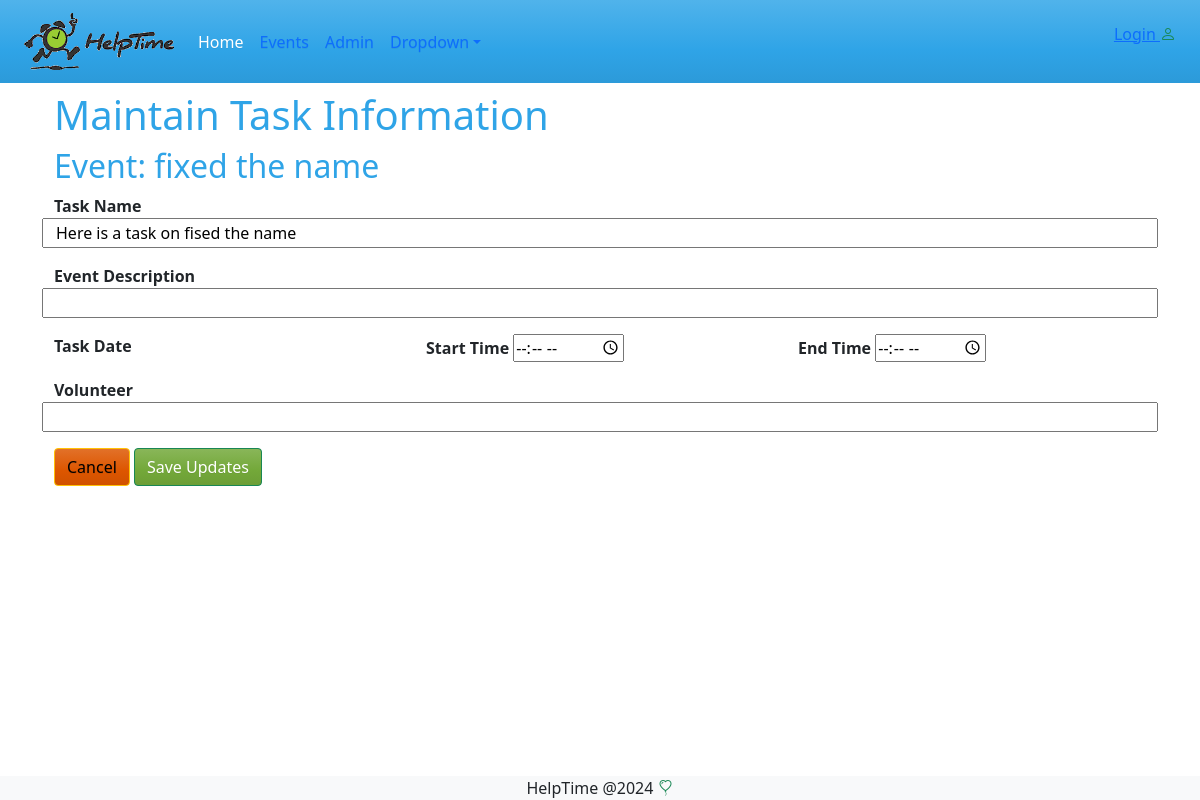
The page /events/taskupdate/12 on the database as committed earlier.
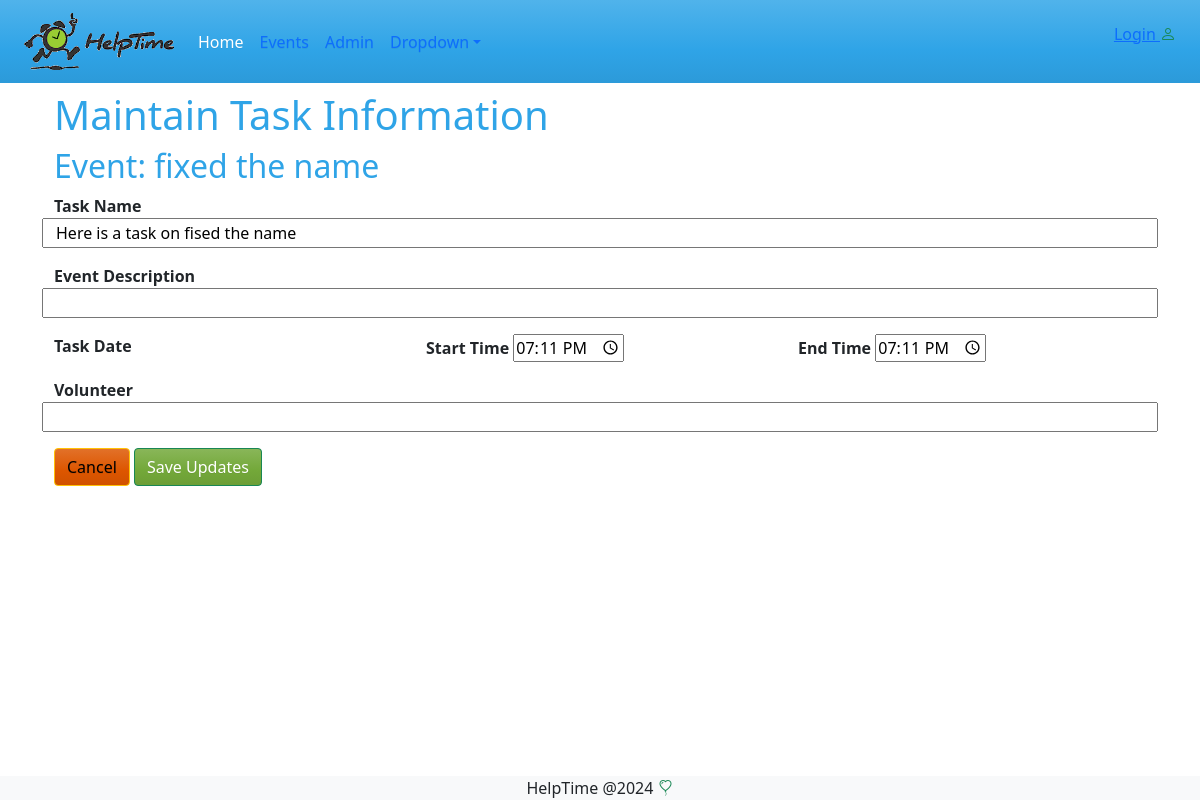
The same page on the database as committed later.
### events/models.py (models this page shows, shortened)
class Task(models.Model):
    task = models.CharField(max_length=200, verbose_name='Task Name' )
    description = models.CharField(max_length=200, verbose_name='Event Description', blank=True)
    task_date = models.DateField(verbose_name='Task Date', null=True, blank=True)
    start_time = models.TimeField(verbose_name='Start Time',null=True ,blank=True)
    end_time = models.TimeField(verbose_name='End Time ', null=True,blank=True )
    volunteer =models.CharField(max_length=100, verbose_name='Volunteer',  null=True, blank=True)
    event = models.ForeignKey(Event, on_delete=models.SET_NULL,  null=True, blank=True, related_name='tasks')

class Event(models.Model):
    reminder_days_choice = models.TextChoices('days', '1 2 3 4 5 6 7')
    name = models.CharField(max_length=200, verbose_name='Event Name' )
    description = models.TextField(max_length=200, verbose_name='Event Description', blank=True)
    organization = models.CharField(max_length=100, verbose_name='Organization Name', blank=True )
    primery_contact = models.CharField(max_length=100, verbose_name='Primary Contact', blank=True)
    alternate_contact = models.CharField(max_length=100, verbose_name='Alt Contact', blank=True)
    hide_names = models.BooleanField(default=False, verbose_name='Hide Volunteer Names', blank=True)
    reminder_days = models.CharField(max_length=5, choices=reminder_days_choice, verbose_name='Days to remind in advance', default=7)
    created_by = models.ForeignKey(User, on_delete=models.SET_NULL, null=True, blank=True)
    created_at = models.DateTimeField(auto_now_add=True, null=True, blank=True)
    updated_at = models.DateTimeField(auto_now=True, blank=True, null=True)

### events/views.py (the view, shortened to what this page needs)
# urls.py: path("taskupdate/<int:pk>", views.taskupdate, name="taskupdate"),
def taskupdate(request, pk):
    task = Task.objects.get(id=pk)
    form = TaskForm(instance=task)
    event_id = task.event_id
    return render(request, 'events/taskupdate.html', {'form': form, 'task':task})

### events/forms.py
class TaskForm(forms.ModelForm):
    class Meta:
        model = Task
        fields= '__all__'
        widgets = {
            'task' :  forms.TextInput(
                attrs={'placeholder': 'New Task Name'}),
            'task_date' : DateInput(),
            'start_time' : TimeInput(),
            'end_time' : TimeInput(),
        }

### events/templates/events/taskupdate.html (shortened to what this page needs)
{% extends 'master.html' %}
{% block content %}
<h1> Maintain Task Information </h1>
<h2>Event: {{ task.event.name }}</h2>
<form method="POST" class="container-float">
    <fieldset>
        <div class="row">
            <strong>{{form.task.label}}</strong>
            {{ form.task }}
        </div>
        <div class="row mt-3">
            <strong>{{form.description.label}}</strong>
            {{ form.description }}
        </div>
        <div class="row mt-3">
            <div class="col-md-4">
                <strong>{{form.task_date.label}}</strong>
            </div>
            <div class="col-md-4">
                <strong>{{form.start_time.label}}</strong>
                {{ form.start_time}}
            </div>
            <div class="col-md-4">
                <strong>{{form.end_time.label}}</strong>
                {{ form.end_time}}
            </div>
        </div>
        <div class="row mt-3">
            <strong>{{form.volunteer.label}}</strong>
            {{ form.volunteer }}
        </div>
    </fieldset>
    <div class="mt-3">
        <a href="{% url 'events:index' %}" class='float-right btn btn-warning'>Cancel</a>
        <input type="submit" value="Save Updates" class='float-right btn btn-success'>
    </div>
</form>
{% endblock %}

Rows that differ between the two databases and show on the page:
changed Task "Here is a task on fised the name": start_time (not shown) → "19:11:00"; end_time (not shown) → "19:11:00"
